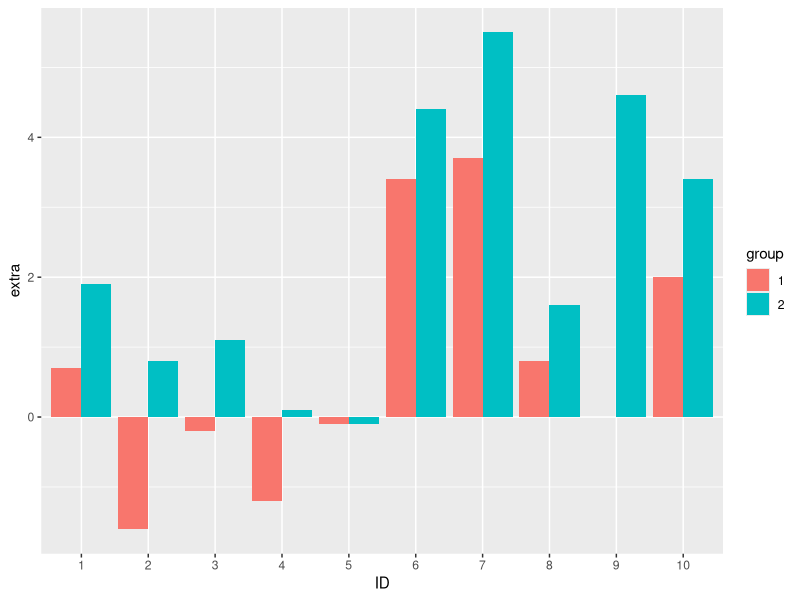
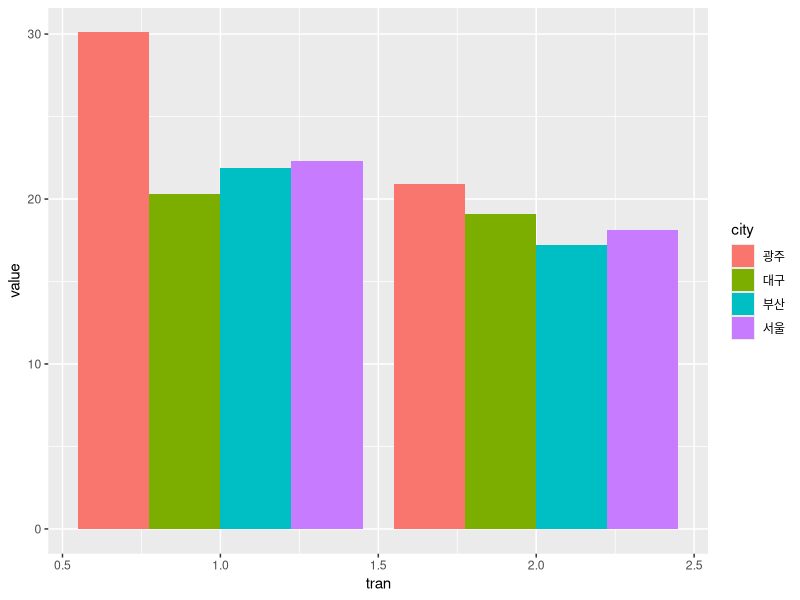
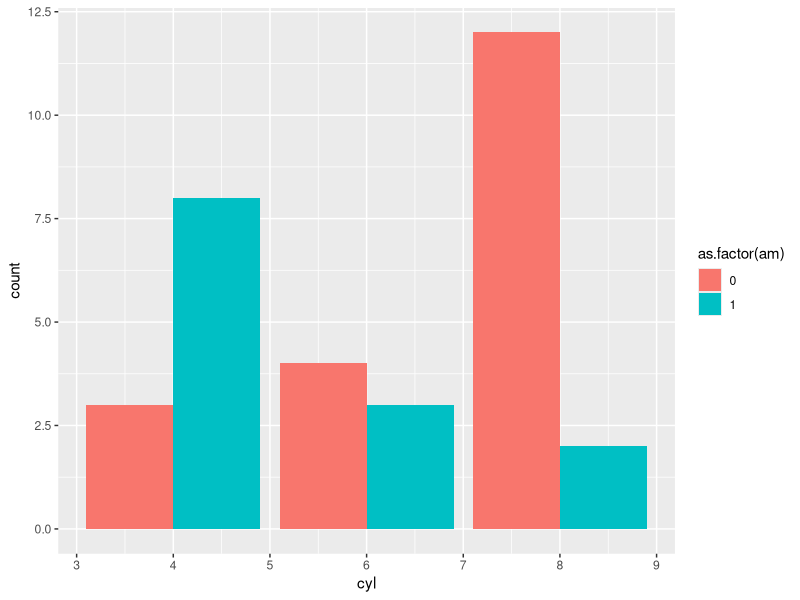
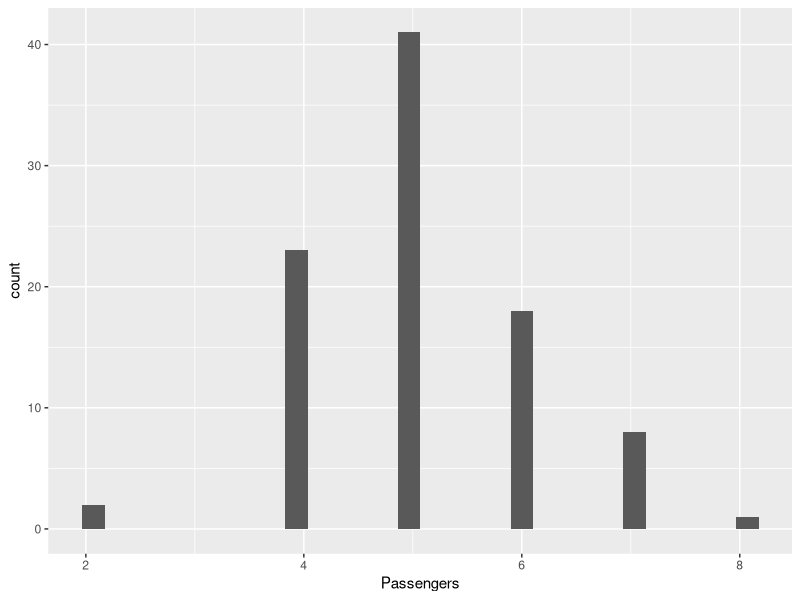
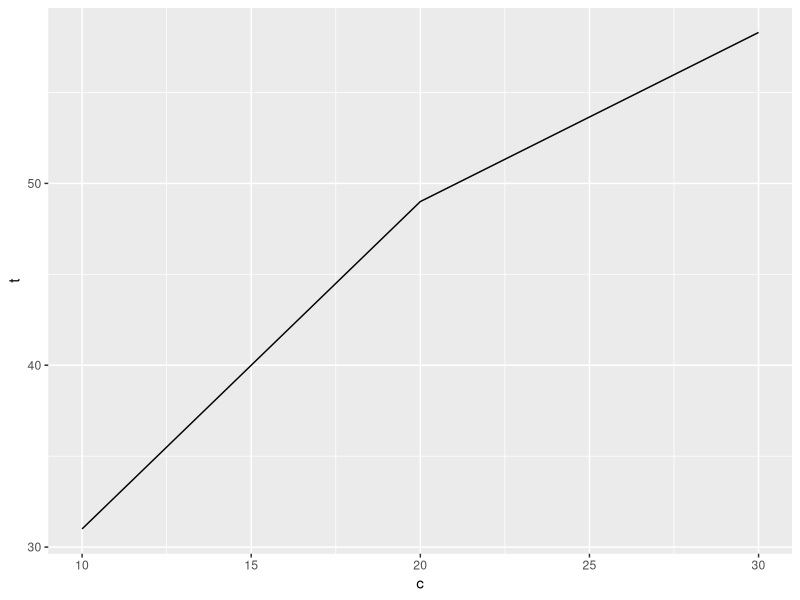
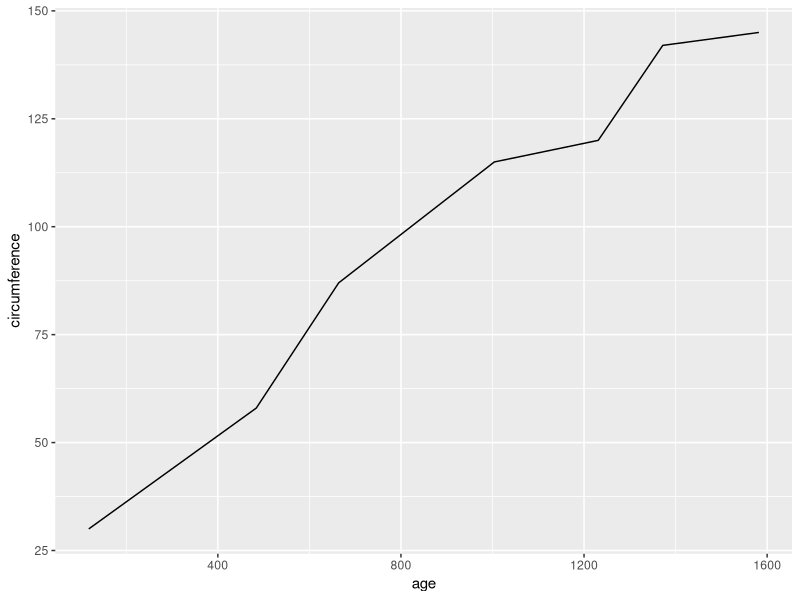
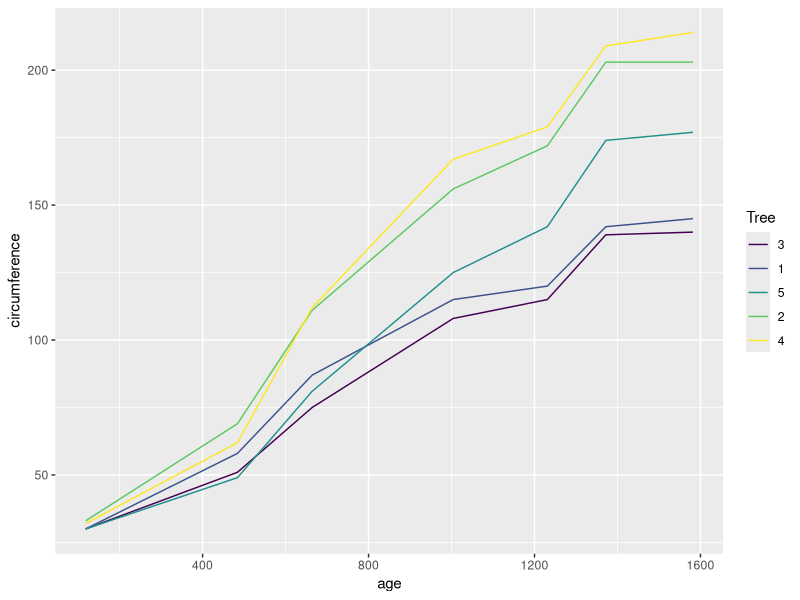
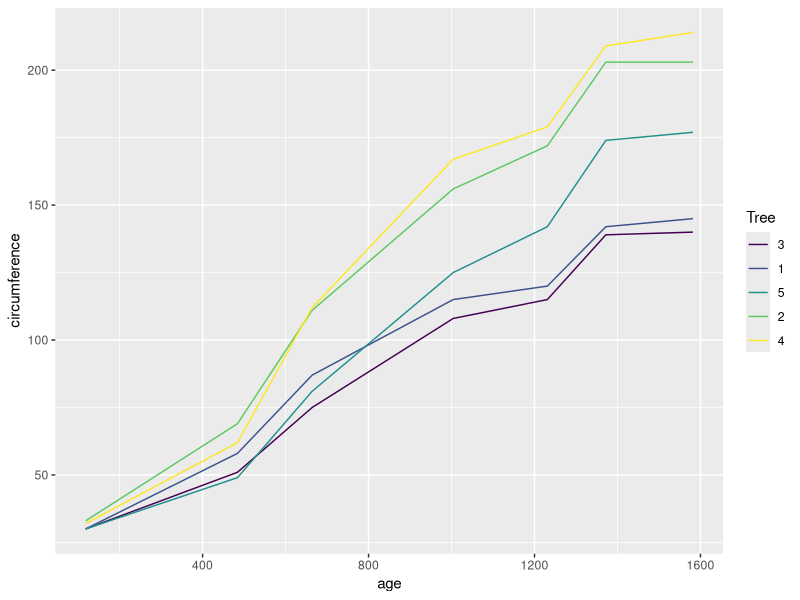

Here is the R script that generated these plots, in order:
library(ggplot2)

str( sleep )
head( sleep )
tail( sleep )
sleep

ggplot(sleep, aes(ID, extra, fill=group))+
  geom_bar(stat='identity', position = 'dodge')

city <- c( '서울', '서울', '부산', '부산', '대구', '대구', '광주', '광주' )
tran <- c( 1, 2, 1, 2, 1, 2, 1, 2 )
value <- c( 22.3, 18.1, 21.9, 17.2, 20.3, 19.1, 30.1, 20.9 )
df <- data.frame( city = city, tran = tran, value = value )
df

ggplot(df, aes(tran, value, fill = city))+
  geom_bar(stat='identity', position = 'dodge')

str( mtcars )

ggplot( data = mtcars ) +
  geom_bar( aes( x = cyl, fill = as.factor( am ) ), position = "dodge" )


library( MASS )
str( Cars93 )
head( Cars93 )

ggplot(Cars93, aes(x=Passengers)) + 
  geom_histogram()

c <- c( 10, 20, 30 )
t <- c( 31.0, 49.0, 58.3 )
df <- data.frame( c = c, t = t )
str( df )
df

ggplot( df, aes( x = c, y = t ) ) +
  geom_line(  )


r1 <- c( "100", "200", "300" )
r2 <- c( "10", "20", "30" )
df <- data.frame( r1 = r1, r2 = r2 )
str( df )
df

r1.1 <- as.numeric( df[ , 1 ] )
str( r1.1 )



r <- 1:50
r
m <- matrix( r, nrow = 5 )
m

library( tidyverse )

str( Orange )
head( Orange )
tail( Orange )

Orange%>%
  filter(Tree==1)%>%
  ggplot(aes(age, circumference))+ 
  geom_line()

ggplot(Orange, aes(age, circumference, color = Tree))+
  geom_line()

ggplot(Orange, aes(age, circumference))+
  geom_line(aes(color = Tree))

r10 <- c( 10, 10, 10, 20, 20 )
r20 <- c( 1, 2, 3, 1, 2 )
r30 <- c( 25.2, 24.5, 30.3, 29.3, 31.9 )
df <- data.frame( speed = r10, city = r20, range= r30 )
df

str( df )

ggplot(df, aes( city, range ))+
  geom_line()

ggplot( data = df ) +
  geom_bar( aes( x = city,  fill = city ), position = "dodge" )


# Generate some sample data, then compute mean and standard deviation
# in each group
df <- data.frame(
  gp = factor( rep(letters[1:3], each = 10 ) ),
  y = rnorm(30)
)
df

ds <- do.call( rbind, lapply(split(df, df$gp), function(d) {
  data.frame(mean = mean(d$y), sd = sd(d$y), gp = d$gp)
})
)
ds

# The summary data frame ds is used to plot larger red points on top
# of the raw data. Note that we don't need to supply `data` or `mapping`
# in each layer because the defaults from ggplot() are used.
ggplot(df, aes(gp, y)) +
  geom_point() +
  geom_point(data = ds, aes(y = mean), colour = 'red', size = 3)

# Same plot as above, declaring only the data frame in ggplot().
# Note how the x and y aesthetics must now be declared in
# each geom_point() layer.
ggplot(df) +
  geom_point(aes(gp, y)) +
  geom_point(data = ds, aes(gp, mean), colour = 'red', size = 3)

# Alternatively we can fully specify the plot in each layer. This
# is not useful here, but can be more clear when working with complex
# mult-dataset graphics
ggplot() +
  geom_point(data = df, aes(gp, y)) +
  geom_point(data = ds, aes(gp, mean), colour = 'red', size = 3) +
  geom_errorbar(
    data = ds,
    aes(gp, mean, ymin = mean - sd, ymax = mean + sd),
    colour = 'red',
    width = 0.4
  )



